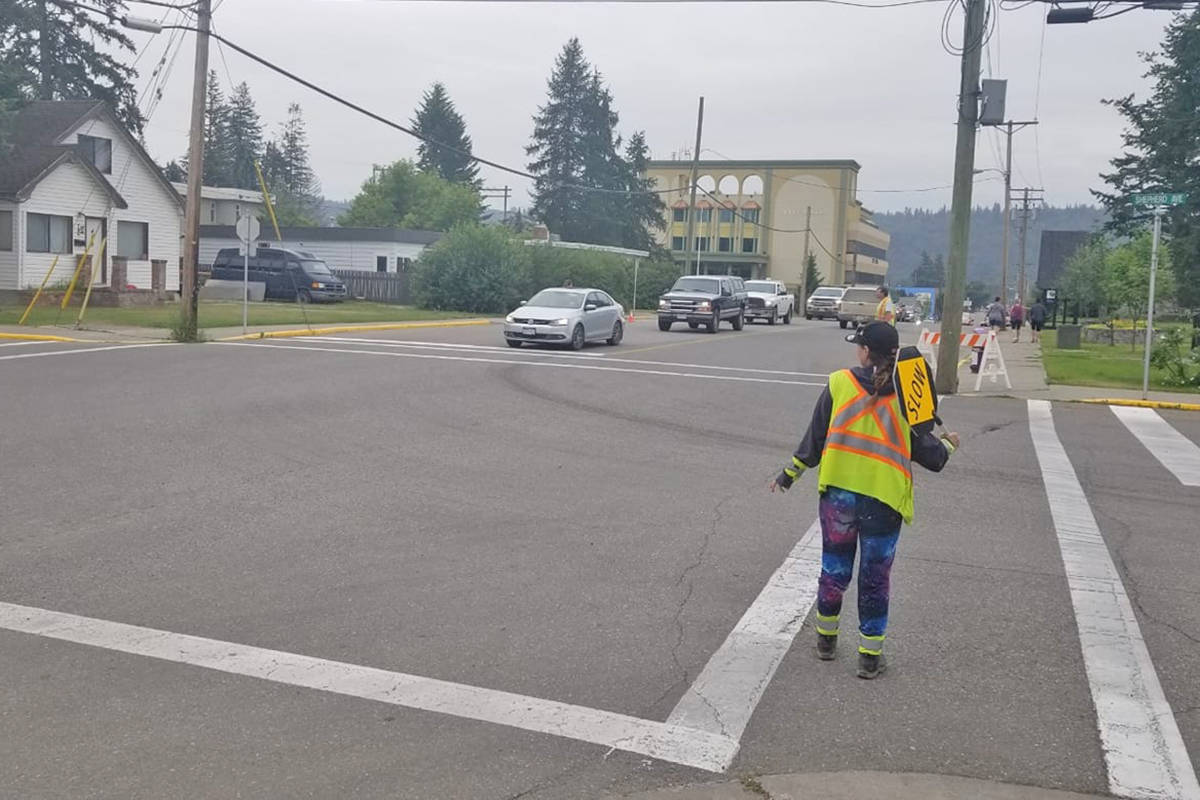
#> input picture Image/ForLDW.jpeg, 1200 x 800 px, given in place of the camera
$ python LucasKanade.py
#> lines starting #> are read from the running program, lines starting #| are printed output that depends on the picture
import cv2
import numpy as np

def get_frame(cap, scaling_factor):
    # Read the current frame from the video capture object
#> called with scaling_factor = 0.5
    _, frame = cap.read()
#> frame is the input picture: shape (800, 1200, 3); mean B, G, R 144.8, 145.8, 147.1

    # Resize the image
    frame = cv2.resize(frame, None, fx=scaling_factor, fy=scaling_factor, interpolation=cv2.INTER_AREA)
#> frame: shape (400, 600, 3)
    return frame


# params for ShiTomasi corner detection
feature_params = dict( maxCorners = 100,
                       qualityLevel = 0.3,
                       minDistance = 7,
                       blockSize = 7 )

# Parameters for lucas kanade optical flow
lk_params = dict( winSize = (15, 15),
                   maxLevel = 2,
                   criteria = (cv2.TERM_CRITERIA_EPS | cv2.TERM_CRITERIA_COUNT, 10, 0.03))

# Create some random colors
color = np.random.randint(0,255,(100,3))


if __name__ == '__main__':
    #Define the video capture object
    cap = cv2.VideoCapture(0)

    # Define the scaling factor for the images
    scaling_factor = 0.5

    # Take first frame and find corners in it
    old_frame = get_frame(cap, scaling_factor)
    old_gray = cv2.cvtColor(old_frame, cv2.COLOR_RGB2GRAY)
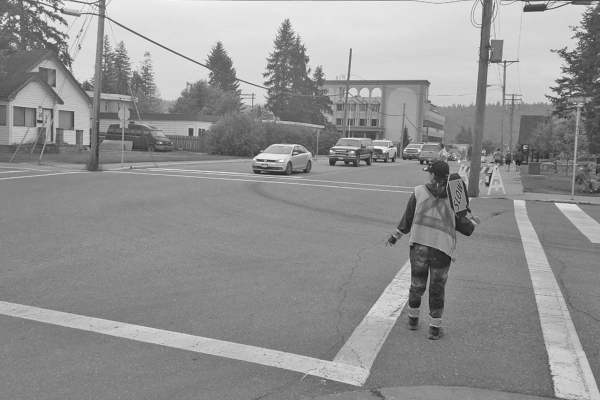
#> old_gray: shape (400, 600); min 18, max 252, mean 145.8
    p0 = cv2.goodFeaturesToTrack(old_gray, mask = None, **feature_params)
#> p0 = 100 rows, first 8: [525, 9], [17, 17], [504, 62], [57, 9], [332, 149], [10, 18], [423, 162], [71, 113]

    #print("p0\n");
    #print(p0);

    # Create a mask image for drawing purposes
    mask = np.zeros_like(old_frame)

    count = 0;

    # Keep reading the frames from the webcam until the user hits the 'ESC' key
    while True:
        # Grab the current frame
        frame = get_frame(cap, scaling_factor)
        frame_gray = cv2.cvtColor(frame, cv2.COLOR_RGB2GRAY)

        # calculate optical flow
        p1, st, err = cv2.calcOpticalFlowPyrLK(old_gray, frame_gray, p0, None, **lk_params)
#> p1 has the same summary as p0; st = 100 values from 1 to 1; err = 100 values from 0 to 0

        # Select good points
        good_new = p1[st==1]
#> good_new = 100 pairs, first value 2 to 595, second value 2 to 245
        good_old = p0[st==1]
#> good_old has the same summary as good_new

# [8 lines of commented-out code are left out]
        for i, (new, old) in enumerate(zip(good_new, good_old)):
            a, b = new.ravel()
            c, d = old.ravel()
            mask = cv2.line(mask, (int(a),int(b)), (int(c), int(d)), color[i].tolist(),2)
            frame = cv2.circle(frame, (int(a), int(b)), 5, color[i].tolist(), -1)
#> this loop made 100 passes
#> (a, b, c, d) on passes 1 to 12: (525, 9, 525, 9), (17, 17, 17, 17), (504, 62, 504, 62), (57, 9, 57, 9), (332, 149, 332, 149), (10, 18, 10, 18), (423, 162, 423, 162), (71, 113, 71, 113), (490, 65, 490, 65), (385, 153, 385, 153), (471, 198, 471, 198), (34, 8, 34, 8)
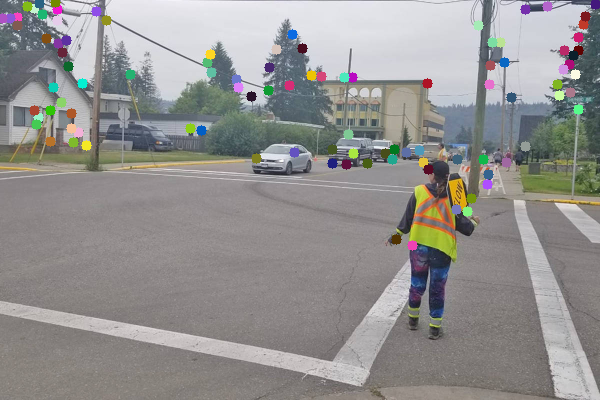
#> frame: shape (400, 600, 3); mean B, G, R 144, 145.3, 146.8
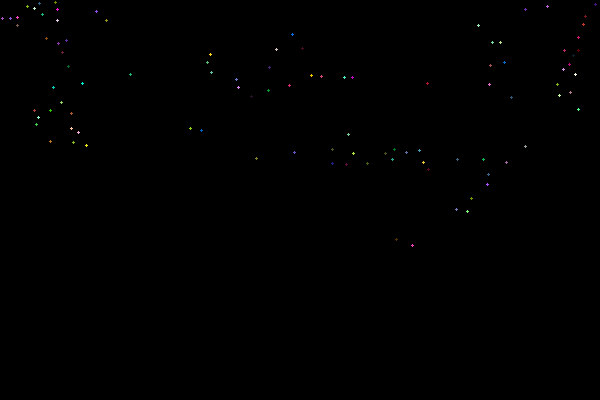
#> mask: shape (400, 600, 3); mean of channels 0, 1, 2 0.2, 0.3, 0.3; drawn as B, G, R

        img = cv2.add(frame,mask)

        cv2.imshow('frame', img)

        if (count == 500):
            print("Write files")
            cv2.imwrite("../../Image/old_frame.jpg", old_frame)
            cv2.imwrite("../../Image/frame.jpg", frame)

        count = count + 1

        old_gray = frame_gray.copy()
        old_frame = frame.copy()
        p0 = good_new.reshape(-1,1,2)


        # Check if the user hit the 'ESC' key
        c = cv2.waitKey(5)
#> (key Esc is pressed here)
        if c == 27:
            break

    # Close all the window
    cv2.destroyAllWindows()
    cap.release()
